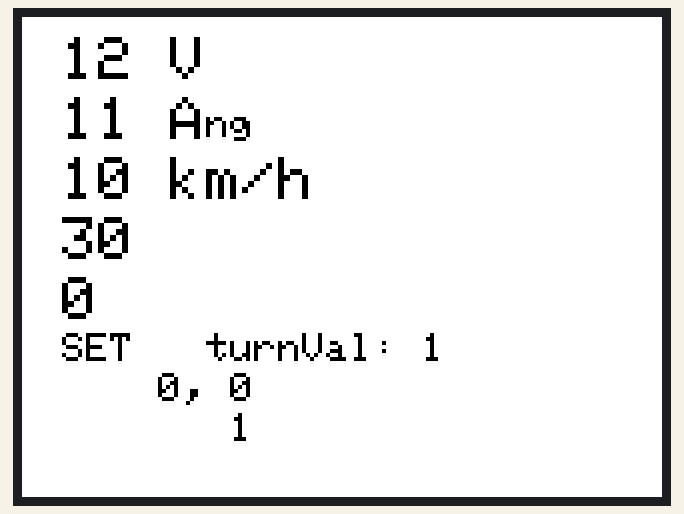
A sketch run on a simulated Arduino Leonardo, built with avr-gcc and run on an emulated ATmega32U4. Parts: 320×240 colour display.

Above: at 2.8 s.

The sketch:

bluetooth_controller.ino
```cpp
#include "tft_screen.h"
//#include "button.h"
//#include "communication.h"
int volts = 12.345;
int amps = 11.234;
int sp = 10.000;
int temperature = 30.0;
int turnVal = 9;
int power = 9;
int xMap = 0;
int yMap = 0;
int pos_main = 0;
int x = 60;
int y = 60;

void setup() {
  // put your setup code here, to run once:
  Serial1.begin(9600);
  //Serial2.begin(9600);
  //init_button();
  init_screen();
}

void loop() {
  // put your main code here, to run repeatedly:
  //receive(temperature,volts,amps,sp);
  //eventListener(turnVal,power);
  // put your main code here, to run repeatedly:
  if (Serial1.available() > 3){
    x = Serial1.read();
    delay(10);
    y = Serial1.read();
    delay(10);
      // Makes sure we receive corrent values
  if (x > 60 & x < 220) {
    xMap = map(x, 220, 60, 9, 0); // Convert the smartphone X and Y values to 0 - 1023 range, suitable motor for the motor control code below
  }
  if (y > 60 & y < 220) {
    yMap = map(y, 220, 60, 0, 9);
  }
    turnVal = Serial1.read();
    delay(10);
    power = Serial1.read();
  }
  if(xMap > 10){
    xMap = 10;
  }
  if(yMap > 10){
    yMap = 10;
  }
  if(xMap <= 0){
    xMap = 0;
  }
  if(yMap <= 0){
    yMap = 0;
  }
  render(volts,amps,sp,temperature,1,1,xMap,yMap,pos_main);
  xMap = 0;
  yMap = 0;

}
```

tft_screen.h
```cpp
//#include "PDQ_GFX.h"
//#include "PDQ_ILI9341.h"
//#define  ILI9340_CS_PIN    10      // <= /CS pin (chip-select, LOW to get attention of ILI9340, HIGH and it ignores SPI bus)
//#define ILI9340_DC_PIN    9     // <= DC pin (1=data or 0=command indicator line) also called RS
// other PDQ library options
//#define  ILI9340_SAVE_SPCR 0     // <= 0/1 with 1 to save/restore AVR SPI control register (to "play nice" when other SPI use)
//PDQ_ILI9341 tft;
//#define libName "PDQ_GFX library"
#include "Adafruit_GFX.h"
#include "Adafruit_ILI9341.h"
#define TFT_DC 9
#define TFT_CS 10
Adafruit_ILI9341 tft = Adafruit_ILI9341(TFT_CS, TFT_DC);
#define libName "Adafruit library"

void init_screen(){
  tft.begin();
  tft.setRotation(1);
  tft.fillScreen(ILI9341_WHITE);
  tft.setTextColor(ILI9341_BLACK, ILI9341_WHITE);
  tft.setTextSize(2);
  tft.setCursor(20, 46);
  tft.println("starting");
  delay(2500);
}

void render(int volts, int amps, int sp, int temperature, int turnVal, int power, int xMap, int yMap, int pos_main){
  tft.setTextSize(3);
  tft.setCursor(20, 10);
  tft.print(volts);
  tft.println(" V");
  tft.setTextSize(3);
  tft.setCursor(20, 40);
  tft.print(amps);
  tft.println(" A");
  tft.setTextSize(3);
  tft.setCursor(20, 70);
  tft.print(sp);
  tft.println(" km/h");
  tft.setTextSize(3);
  tft.setCursor(20,100);
  tft.println(temperature);
  tft.setTextSize(3);
  tft.setCursor(20,130);
  tft.println(pos_main);

  tft.setTextSize(2);
  tft.setCursor(20, 158);
  tft.print("SET   ");
  tft.print("turnVal: ");
  tft.println(turnVal);
  tft.setCursor(20,178);
  tft.print("    ");
  tft.print(xMap);
  tft.print(", ");
  tft.println(yMap);

  tft.setTextSize(2);
  tft.setCursor(20, 198);
  tft.print("       ");
  tft.println(power);

  delay(200);
}
```
